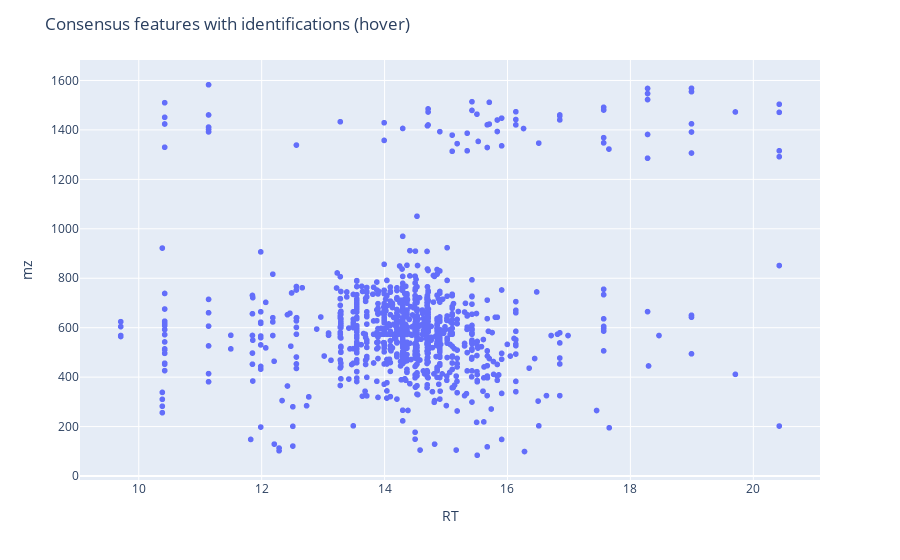
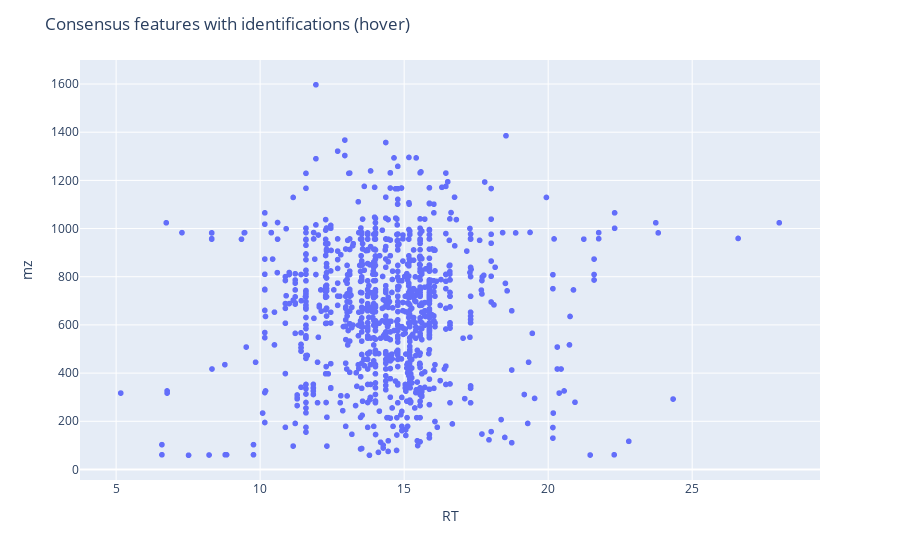

Source (notebook cell) for these figures, in order:
### Code cell
plot_id_df(id_pos_df)
plot_id_df(id_neg_df)

### Figure 1 — Plotly figure (JSON) as saved in the notebook; plotly's stock layout.template omitted (floating-point values rounded to 4 significant figures; data arrays with more than 128 entries replaced by an {"elided": "..."} marker saying what was removed)
{"data": [{"hovertemplate": "<b>%{hovertext}</b><br><br>RT=%{x}<br>mz=%{y}<extra></extra>", "hovertext": {"elided": "1001 str values"}, "legendgroup": "", "marker": {"color": "#636efa", "symbol": "circle"}, "mode": "markers", "name": "", "showlegend": false, "type": "scattergl", "x": {"elided": "1001 float values"}, "xaxis": "x", "y": {"elided": "1001 float values"}, "yaxis": "y"}], "layout": {"legend": {"tracegroupgap": 0}, "margin": {"t": 60}, "title": {"text": "Consensus features with identifications (hover)"}, "xaxis": {"anchor": "y", "domain": [0, 1], "title": {"text": "RT"}}, "yaxis": {"anchor": "x", "domain": [0, 1], "title": {"text": "mz"}}}}

### Figure 2 — Plotly figure (JSON) as saved in the notebook; plotly's stock layout.template omitted (floating-point values rounded to 4 significant figures; data arrays with more than 128 entries replaced by an {"elided": "..."} marker saying what was removed)
{"data": [{"hovertemplate": "<b>%{hovertext}</b><br><br>RT=%{x}<br>mz=%{y}<extra></extra>", "hovertext": {"elided": "1001 str values"}, "legendgroup": "", "marker": {"color": "#636efa", "symbol": "circle"}, "mode": "markers", "name": "", "showlegend": false, "type": "scattergl", "x": {"elided": "1001 float values"}, "xaxis": "x", "y": {"elided": "1001 float values"}, "yaxis": "y"}], "layout": {"legend": {"tracegroupgap": 0}, "margin": {"t": 60}, "title": {"text": "Consensus features with identifications (hover)"}, "xaxis": {"anchor": "y", "domain": [0, 1], "title": {"text": "RT"}}, "yaxis": {"anchor": "x", "domain": [0, 1], "title": {"text": "mz"}}}}
